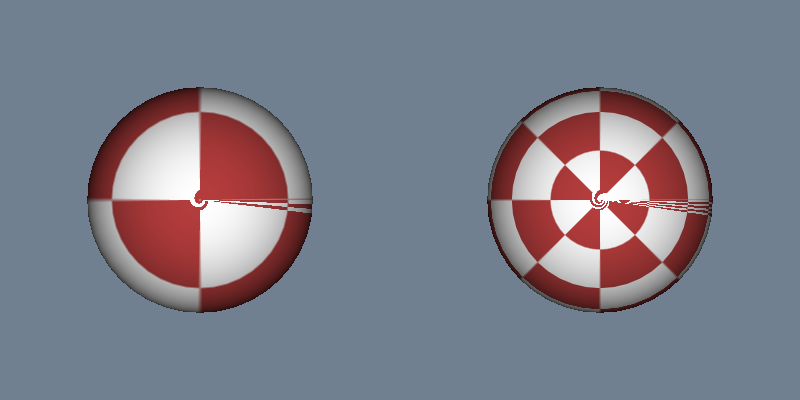

Write the Python code that produced this figure.
#!/usr/bin/env python

# Transform texture coordinates on a textured sphere using
# vtkTransformTextureCoords to scale, translate, and flip the mapping.
# The left viewport shows the original texture mapping and the right
# viewport shows the transformed result.

# Factory overrides: importing these modules registers the OpenGL rendering
# and interaction style implementations for vtkRenderingCore factory classes.
import vtkmodules.vtkInteractionStyle  # noqa: F401
import vtkmodules.vtkRenderingOpenGL2  # noqa: F401
# VTK pipeline classes used in this example
from vtkmodules.vtkFiltersSources import vtkSphereSource
from vtkmodules.vtkFiltersTexture import (
    vtkTextureMapToSphere,
    vtkTransformTextureCoords,
)
from vtkmodules.vtkImagingSources import vtkImageCanvasSource2D
from vtkmodules.vtkRenderingCore import (
    vtkActor,
    vtkPolyDataMapper,
    vtkRenderWindow,
    vtkRenderWindowInteractor,
    vtkRenderer,
    vtkTexture,
)

# Colors (normalized RGB)
slate_gray_background_rgb = (0.439, 0.502, 0.565)

# Source: create a sphere
sphere = vtkSphereSource()
sphere.SetRadius(1.0)
sphere.SetPhiResolution(40)
sphere.SetThetaResolution(40)

# Texture image: procedural checkerboard pattern
canvas = vtkImageCanvasSource2D()
canvas.SetScalarTypeToUnsignedChar()
canvas.SetNumberOfScalarComponents(3)
canvas.SetExtent(0, 127, 0, 127, 0, 0)
canvas.SetDrawColor(255, 255, 255)
canvas.FillBox(0, 127, 0, 127)
canvas.SetDrawColor(180, 60, 60)
for row in range(4):
    for col in range(4):
        if (row + col) % 2 == 0:
            canvas.FillBox(col * 32, col * 32 + 31, row * 32, row * 32 + 31)
canvas.Update()

texture = vtkTexture()
texture.SetInputConnection(canvas.GetOutputPort())
texture.InterpolateOn()
texture.RepeatOn()

# TextureMapToSphere: generate spherical texture coordinates
sphere_map = vtkTextureMapToSphere()
sphere_map.SetInputConnection(sphere.GetOutputPort())
sphere_map.PreventSeamOff()

# ---- Left viewport: original texture coordinates ----
original_mapper = vtkPolyDataMapper()
original_mapper.SetInputConnection(sphere_map.GetOutputPort())
original_mapper.ScalarVisibilityOff()

original_actor = vtkActor()
original_actor.SetMapper(original_mapper)
original_actor.SetTexture(texture)

left_renderer = vtkRenderer()
left_renderer.SetViewport(0.0, 0.0, 0.5, 1.0)
left_renderer.AddActor(original_actor)
left_renderer.SetBackground(slate_gray_background_rgb)

# ---- Right viewport: transformed texture coordinates ----
transform_tc = vtkTransformTextureCoords()
transform_tc.SetInputConnection(sphere_map.GetOutputPort())
transform_tc.SetScale(2.0, 2.0, 1.0)
transform_tc.SetPosition(0.25, 0.25, 0.0)
transform_tc.SetFlipR(True)

transformed_mapper = vtkPolyDataMapper()
transformed_mapper.SetInputConnection(transform_tc.GetOutputPort())
transformed_mapper.ScalarVisibilityOff()

# Create a second texture instance for the right viewport
texture2 = vtkTexture()
texture2.SetInputConnection(canvas.GetOutputPort())
texture2.InterpolateOn()
texture2.RepeatOn()

transformed_actor = vtkActor()
transformed_actor.SetMapper(transformed_mapper)
transformed_actor.SetTexture(texture2)

right_renderer = vtkRenderer()
right_renderer.SetViewport(0.5, 0.0, 1.0, 1.0)
right_renderer.AddActor(transformed_actor)
right_renderer.SetBackground(slate_gray_background_rgb)
right_renderer.SetActiveCamera(left_renderer.GetActiveCamera())

# Window: display the rendered scene
render_window = vtkRenderWindow()
render_window.AddRenderer(left_renderer)
render_window.AddRenderer(right_renderer)
render_window.SetWindowName("transform texture coords")
render_window.SetMultiSamples(0)
render_window.SetSize(800, 400)

# Scene: configure camera
left_renderer.ResetCamera()

# Interactor: handle mouse and keyboard events
render_window_interactor = vtkRenderWindowInteractor()
render_window_interactor.SetRenderWindow(render_window)

# Launch the interactive visualization
render_window_interactor.Initialize()
render_window_interactor.Start()
